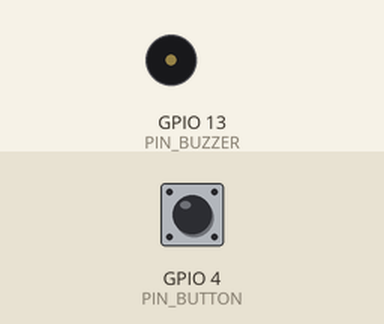
A sketch run on a simulated ESP32. On the bench: buzzer (waves = sounding). The test bench sets the inputs (shaded band); at power-on: GPIO 4 (PIN_BUTTON) HIGH.

Above: at 0.4 s.
Timing chart, 0 to 1.9 s (numbered marks = the images above):
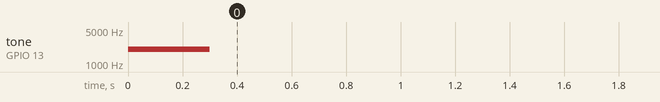

The sketch:

Alarm.ino
```cpp
#define PIN_BUZZER 13
#define PIN_BUTTON 4
#define CHN 0 //define the pwm channel
void setup() {
 pinMode(PIN_BUTTON, INPUT);
 pinMode(PIN_BUZZER, OUTPUT);
 ledcSetup(CHN, 0, 10); //setup pwm channel
 ledcAttachPin(PIN_BUZZER, CHN); //attach the led pin to pwm channel
 ledcWriteTone(CHN, 2000); //Sound at 2KHz for 0.3 seconds
 delay(300);
}
void loop() {
 if (digitalRead(PIN_BUTTON) == LOW) {
 alert();
 } else {
 ledcWriteTone(CHN, 0);
 }
}
void alert() {
 float sinVal; // Define a variable to save sine value
 int toneVal; // Define a variable to save sound frequency
 for (int x = 0; x < 360; x += 10) { // X from 0 degree->360 degree
 sinVal = sin(x * (PI / 180)); // Calculate the sine of x
 toneVal = 2000 + sinVal * 500; //Calculate sound frequency according to the sine of x
 ledcWriteTone(CHN, toneVal);
 delay(10);
 }
}
```

Measured:
- by itself, tone on GPIO 13 (PIN_BUZZER): silent → 2000 Hz at 0.00 s, → silent 0.30 s later
